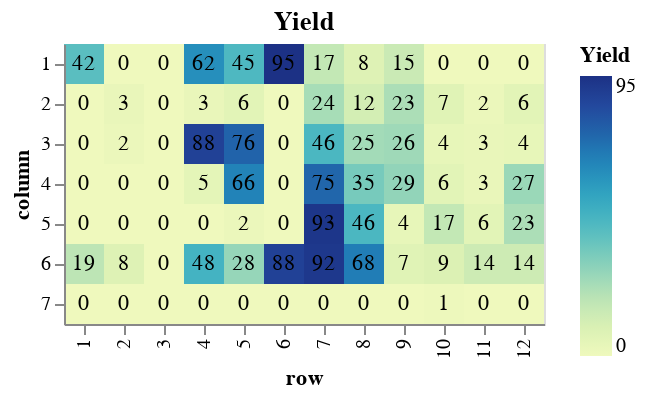

The cell this chart's notebook holds for it:
### Code cell
results_rounded = results_df
results_rounded['yield'] = results_rounded['yield'] * 100
results_rounded = results_rounded.round({'yield': 0})
#display(results_rounded['yield'])

heatmap = alt.Chart(results_rounded, title = 'Yield').mark_rect().encode(
            x=alt.X('row', sort=row_order),
            y=alt.Y('column'),
            color=alt.Color('yield', title="Yield")
            )
text = alt.Chart(results_rounded, title = 'Yield').mark_text().encode(
            x=alt.X('row', sort=row_order),
            y=alt.Y('column'),
            text='yield'
            )

display(heatmap + text)

### Figure 1 — Vega-Lite specification as saved in the notebook (floating-point values rounded to 4 significant figures)
{"config": {"view": {"continuousWidth": 400, "continuousHeight": 300}}, "layer": [{"mark": "rect", "encoding": {"color": {"type": "quantitative", "field": "yield", "title": "Yield"}, "x": {"type": "nominal", "field": "row", "sort": ["1", "2", "3", "4", "5", "6", "7", "8", "9", "10", "11", "12"]}, "y": {"type": "nominal", "field": "column"}}, "title": "Yield"}, {"mark": "text", "encoding": {"text": {"type": "quantitative", "field": "yield"}, "x": {"type": "nominal", "field": "row", "sort": ["1", "2", "3", "4", "5", "6", "7", "8", "9", "10", "11", "12"]}, "y": {"type": "nominal", "field": "column"}}, "title": "Yield"}], "data": {"name": "data-ec8a12312751a5a04079d29348fa1818"}, "$schema": "https://vega.github.io/schema/vega-lite/v4.8.1.json", "datasets": {"data-ec8a12312751a5a04079d29348fa1818": [{"2-chlorotoluene": 0.03766, "o-tolunitrile": 0.02502, "tetralin": 73390.0, "column": "1", "row": "1", "path": "/Users/haascp/Documents/GitHub/mocca/notebooks/cyanation_data/09072021_sample_4.txt", "conversion": 0.3724, "yield": 42.0}, {"2-chlorotoluene": 0.05601, "o-tolunitrile": 0.0, "tetralin": 69740.0, "column": "1", "row": "2", "path": "/Users/haascp/Documents/GitHub/mocca/notebooks/cyanation_data/09072021_sample_5.txt", "conversion": 0.06644, "yield": 0.0}, {"2-chlorotoluene": 0.05874, "o-tolunitrile": 0.0, "tetralin": 66980.0, "column": "1", "row": "3", "path": "/Users/haascp/Documents/GitHub/mocca/notebooks/cyanation_data/09072021_sample_6.txt", "conversion": 0.02103, "yield": 0.0}, {"2-chlorotoluene": 0.0, "o-tolunitrile": 0.03728, "tetralin": 73010.0, "column": "1", "row": "4", "path": "/Users/haascp/Documents/GitHub/mocca/notebooks/cyanation_data/09072021_sample_7.txt", "conversion": 1.0, "yield": 62.0}, {"2-chlorotoluene": 0.0, "o-tolunitrile": 0.02676, "tetralin": 67000.0, "column": "1", "row": "5", "path": "/Users/haascp/Documents/GitHub/mocca/notebooks/cyanation_data/09072021_sample_8.txt", "conversion": 1.0, "yield": 45.0}, {"2-chlorotoluene": 0.0, "o-tolunitrile": 0.05724, "tetralin": 61570.0, "column": "1", "row": "6", "path": "/Users/haascp/Documents/GitHub/mocca/notebooks/cyanation_data/09072021_sample_9.txt", "conversion": 1.0, "yield": 95.0}, {"2-chlorotoluene": 0.04434, "o-tolunitrile": 0.01028, "tetralin": 93840.0, "column": "1", "row": "7", "path": "/Users/haascp/Documents/GitHub/mocca/notebooks/cyanation_data/09072021_sample_10.txt", "conversion": 0.261, "yield": 17.0}, {"2-chlorotoluene": 0.0515, "o-tolunitrile": 0.004927, "tetralin": 59450.0, "column": "1", "row": "8", "path": "/Users/haascp/Documents/GitHub/mocca/notebooks/cyanation_data/09072021_sample_11.txt", "conversion": 0.1416, "yield": 8.0}, {"2-chlorotoluene": 0.0427, "o-tolunitrile": 0.008988, "tetralin": 65890.0, "column": "1", "row": "9", "path": "/Users/haascp/Documents/GitHub/mocca/notebooks/cyanation_data/09072021_sample_12.txt", "conversion": 0.2883, "yield": 15.0}, {"2-chlorotoluene": 0.05146, "o-tolunitrile": 0.0, "tetralin": 64580.0, "column": "1", "row": "10", "path": "/Users/haascp/Documents/GitHub/mocca/notebooks/cyanation_data/09072021_sample_13.txt", "conversion": 0.1423, "yield": 0.0}, {"2-chlorotoluene": 0.04952, "o-tolunitrile": 0.0, "tetralin": 62810.0, "column": "1", "row": "11", "path": "/Users/haascp/Documents/GitHub/mocca/notebooks/cyanation_data/09072021_sample_14.txt", "conversion": 0.1747, "yield": 0.0}, {"2-chlorotoluene": 0.05189, "o-tolunitrile": 0.0, "tetralin": 60820.0, "column": "1", "row": "12", "path": "/Users/haascp/Documents/GitHub/mocca/notebooks/cyanation_data/09072021_sample_15.txt", "conversion": 0.1352, "yield": 0.0}, {"2-chlorotoluene": 0.04535, "o-tolunitrile": 0.0, "tetralin": 70170.0, "column": "2", "row": "1", "path": "/Users/haascp/Documents/GitHub/mocca/notebooks/cyanation_data/09072021_sample_16.txt", "conversion": 0.2442, "yield": 0.0}, {"2-chlorotoluene": 0.05763, "o-tolunitrile": 0.001682, "tetralin": 63550.0, "column": "2", "row": "2", "path": "/Users/haascp/Documents/GitHub/mocca/notebooks/cyanation_data/09072021_sample_17.txt", "conversion": 0.03957, "yield": 3.0}, {"2-chlorotoluene": 0.0443, "o-tolunitrile": 0.0, "tetralin": 67890.0, "column": "2", "row": "3", "path": "/Users/haascp/Documents/GitHub/mocca/notebooks/cyanation_data/09072021_sample_18.txt", "conversion": 0.2617, "yield": 0.0}, {"2-chlorotoluene": 0.04055, "o-tolunitrile": 0.001638, "tetralin": 69070.0, "column": "2", "row": "4", "path": "/Users/haascp/Documents/GitHub/mocca/notebooks/cyanation_data/09072021_sample_19.txt", "conversion": 0.3242, "yield": 3.0}, {"2-chlorotoluene": 0.05905, "o-tolunitrile": 0.003415, "tetralin": 61370.0, "column": "2", "row": "5", "path": "/Users/haascp/Documents/GitHub/mocca/notebooks/cyanation_data/09072021_sample_20.txt", "conversion": 0.0158, "yield": 6.0}, {"2-chlorotoluene": 0.04849, "o-tolunitrile": 0.0, "tetralin": 62540.0, "column": "2", "row": "6", "path": "/Users/haascp/Documents/GitHub/mocca/notebooks/cyanation_data/09072021_sample_21.txt", "conversion": 0.1919, "yield": 0.0}, {"2-chlorotoluene": 0.05118, "o-tolunitrile": 0.01414, "tetralin": 65570.0, "column": "2", "row": "7", "path": "/Users/haascp/Documents/GitHub/mocca/notebooks/cyanation_data/09072021_sample_22.txt", "conversion": 0.1471, "yield": 24.0}, {"2-chlorotoluene": 0.05166, "o-tolunitrile": 0.007126, "tetralin": 60180.0, "column": "2", "row": "8", "path": "/Users/haascp/Documents/GitHub/mocca/notebooks/cyanation_data/09072021_sample_23.txt", "conversion": 0.1389, "yield": 12.0}, {"2-chlorotoluene": 0.04767, "o-tolunitrile": 0.01358, "tetralin": 60840.0, "column": "2", "row": "9", "path": "/Users/haascp/Documents/GitHub/mocca/notebooks/cyanation_data/09072021_sample_24.txt", "conversion": 0.2056, "yield": 23.0}, {"2-chlorotoluene": 0.04807, "o-tolunitrile": 0.00393, "tetralin": 64420.0, "column": "2", "row": "10", "path": "/Users/haascp/Documents/GitHub/mocca/notebooks/cyanation_data/09072021_sample_25.txt", "conversion": 0.1989, "yield": 7.0}, {"2-chlorotoluene": 0.04294, "o-tolunitrile": 0.001399, "tetralin": 58280.0, "column": "2", "row": "11", "path": "/Users/haascp/Documents/GitHub/mocca/notebooks/cyanation_data/09072021_sample_26.txt", "conversion": 0.2843, "yield": 2.0}, {"2-chlorotoluene": 0.05026, "o-tolunitrile": 0.003838, "tetralin": 94280.0, "column": "2", "row": "12", "path": "/Users/haascp/Documents/GitHub/mocca/notebooks/cyanation_data/09072021_sample_27.txt", "conversion": 0.1623, "yield": 6.0}, {"2-chlorotoluene": 0.05763, "o-tolunitrile": 0.0, "tetralin": 67630.0, "column": "3", "row": "1", "path": "/Users/haascp/Documents/GitHub/mocca/notebooks/cyanation_data/09072021_sample_28.txt", "conversion": 0.03958, "yield": 0.0}, {"2-chlorotoluene": 0.04539, "o-tolunitrile": 0.001151, "tetralin": 62570.0, "column": "3", "row": "2", "path": "/Users/haascp/Documents/GitHub/mocca/notebooks/cyanation_data/09072021_sample_29.txt", "conversion": 0.2435, "yield": 2.0}, {"2-chlorotoluene": 0.06282, "o-tolunitrile": 0.0, "tetralin": 63680.0, "column": "3", "row": "3", "path": "/Users/haascp/Documents/GitHub/mocca/notebooks/cyanation_data/09072021_sample_30.txt", "conversion": -0.04692, "yield": 0.0}, {"2-chlorotoluene": 0.0, "o-tolunitrile": 0.05284, "tetralin": 66000.0, "column": "3", "row": "4", "path": "/Users/haascp/Documents/GitHub/mocca/notebooks/cyanation_data/09072021_sample_31.txt", "conversion": 1.0, "yield": 88.0}, {"2-chlorotoluene": 0.0, "o-tolunitrile": 0.04576, "tetralin": 60520.0, "column": "3", "row": "5", "path": "/Users/haascp/Documents/GitHub/mocca/notebooks/cyanation_data/09072021_sample_32.txt", "conversion": 1.0, "yield": 76.0}, {"2-chlorotoluene": 0.05273, "o-tolunitrile": 0.0, "tetralin": 60390.0, "column": "3", "row": "6", "path": "/Users/haascp/Documents/GitHub/mocca/notebooks/cyanation_data/09072021_sample_33.txt", "conversion": 0.1212, "yield": 0.0}, {"2-chlorotoluene": 0.03783, "o-tolunitrile": 0.02773, "tetralin": 62610.0, "column": "3", "row": "7", "path": "/Users/haascp/Documents/GitHub/mocca/notebooks/cyanation_data/09072021_sample_34.txt", "conversion": 0.3695, "yield": 46.0}, {"2-chlorotoluene": 0.04112, "o-tolunitrile": 0.0149, "tetralin": 58550.0, "column": "3", "row": "8", "path": "/Users/haascp/Documents/GitHub/mocca/notebooks/cyanation_data/09072021_sample_35.txt", "conversion": 0.3147, "yield": 25.0}, {"2-chlorotoluene": 0.04036, "o-tolunitrile": 0.0158, "tetralin": 70330.0, "column": "3", "row": "9", "path": "/Users/haascp/Documents/GitHub/mocca/notebooks/cyanation_data/09072021_sample_36.txt", "conversion": 0.3273, "yield": 26.0}, {"2-chlorotoluene": 0.04718, "o-tolunitrile": 0.002647, "tetralin": 61780.0, "column": "3", "row": "10", "path": "/Users/haascp/Documents/GitHub/mocca/notebooks/cyanation_data/09072021_sample_37.txt", "conversion": 0.2136, "yield": 4.0}, {"2-chlorotoluene": 0.04392, "o-tolunitrile": 0.001504, "tetralin": 66810.0, "column": "3", "row": "11", "path": "/Users/haascp/Documents/GitHub/mocca/notebooks/cyanation_data/09072021_sample_38.txt", "conversion": 0.2679, "yield": 3.0}, {"2-chlorotoluene": 0.04637, "o-tolunitrile": 0.002506, "tetralin": 129900.0, "column": "3", "row": "12", "path": "/Users/haascp/Documents/GitHub/mocca/notebooks/cyanation_data/09072021_sample_39.txt", "conversion": 0.2271, "yield": 4.0}, {"2-chlorotoluene": 0.1035, "o-tolunitrile": 0.0, "tetralin": 37560.0, "column": "4", "row": "1", "path": "/Users/haascp/Documents/GitHub/mocca/notebooks/cyanation_data/09072021_sample_40.txt", "conversion": -0.7256, "yield": 0.0}, {"2-chlorotoluene": 0.08298, "o-tolunitrile": 0.0, "tetralin": 39160.0, "column": "4", "row": "2", "path": "/Users/haascp/Documents/GitHub/mocca/notebooks/cyanation_data/09072021_sample_41.txt", "conversion": -0.383, "yield": 0.0}, {"2-chlorotoluene": 0.08144, "o-tolunitrile": 0.0, "tetralin": 44920.0, "column": "4", "row": "3", "path": "/Users/haascp/Documents/GitHub/mocca/notebooks/cyanation_data/09072021_sample_42.txt", "conversion": -0.3573, "yield": 0.0}, {"2-chlorotoluene": 0.09364, "o-tolunitrile": 0.003052, "tetralin": 41940.0, "column": "4", "row": "4", "path": "/Users/haascp/Documents/GitHub/mocca/notebooks/cyanation_data/09072021_sample_43.txt", "conversion": -0.5606, "yield": 5.0}, {"2-chlorotoluene": 0.05132, "o-tolunitrile": 0.03956, "tetralin": 39920.0, "column": "4", "row": "5", "path": "/Users/haascp/Documents/GitHub/mocca/notebooks/cyanation_data/09072021_sample_44.txt", "conversion": 0.1446, "yield": 66.0}, {"2-chlorotoluene": 0.1096, "o-tolunitrile": 0.0, "tetralin": 33570.0, "column": "4", "row": "6", "path": "/Users/haascp/Documents/GitHub/mocca/notebooks/cyanation_data/09072021_sample_45.txt", "conversion": -0.8273, "yield": 0.0}, {"2-chlorotoluene": 0.01231, "o-tolunitrile": 0.04516, "tetralin": 69250.0, "column": "4", "row": "7", "path": "/Users/haascp/Documents/GitHub/mocca/notebooks/cyanation_data/09072021_sample_46.txt", "conversion": 0.7949, "yield": 75.0}, {"2-chlorotoluene": 0.03186, "o-tolunitrile": 0.02118, "tetralin": 64850.0, "column": "4", "row": "8", "path": "/Users/haascp/Documents/GitHub/mocca/notebooks/cyanation_data/09072021_sample_47.txt", "conversion": 0.4691, "yield": 35.0}, {"2-chlorotoluene": 0.07533, "o-tolunitrile": 0.01726, "tetralin": 62120.0, "column": "4", "row": "9", "path": "/Users/haascp/Documents/GitHub/mocca/notebooks/cyanation_data/09072021_sample_48.txt", "conversion": -0.2556, "yield": 29.0}, {"2-chlorotoluene": 0.05008, "o-tolunitrile": 0.003514, "tetralin": 63050.0, "column": "4", "row": "10", "path": "/Users/haascp/Documents/GitHub/mocca/notebooks/cyanation_data/09072021_sample_49.txt", "conversion": 0.1654, "yield": 6.0}, {"2-chlorotoluene": 0.04487, "o-tolunitrile": 0.00157, "tetralin": 89280.0, "column": "4", "row": "11", "path": "/Users/haascp/Documents/GitHub/mocca/notebooks/cyanation_data/09072021_sample_50.txt", "conversion": 0.2521, "yield": 3.0}, {"2-chlorotoluene": 0.0, "o-tolunitrile": 0.01622, "tetralin": 68370.0, "column": "4", "row": "12", "path": "/Users/haascp/Documents/GitHub/mocca/notebooks/cyanation_data/09072021_sample_51.txt", "conversion": 1.0, "yield": 27.0}, {"2-chlorotoluene": 0.06796, "o-tolunitrile": 0.0, "tetralin": 63340.0, "column": "5", "row": "1", "path": "/Users/haascp/Documents/GitHub/mocca/notebooks/cyanation_data/09072021_sample_52.txt", "conversion": -0.1326, "yield": 0.0}, {"2-chlorotoluene": 0.07166, "o-tolunitrile": 0.0, "tetralin": 60780.0, "column": "5", "row": "2", "path": "/Users/haascp/Documents/GitHub/mocca/notebooks/cyanation_data/09072021_sample_53.txt", "conversion": -0.1943, "yield": 0.0}, {"2-chlorotoluene": 0.06044, "o-tolunitrile": 0.0, "tetralin": 59210.0, "column": "5", "row": "3", "path": "/Users/haascp/Documents/GitHub/mocca/notebooks/cyanation_data/09072021_sample_54.txt", "conversion": -0.007274, "yield": 0.0}, {"2-chlorotoluene": 0.06034, "o-tolunitrile": 0.0, "tetralin": 67170.0, "column": "5", "row": "4", "path": "/Users/haascp/Documents/GitHub/mocca/notebooks/cyanation_data/09072021_sample_55.txt", "conversion": -0.005736, "yield": 0.0}, {"2-chlorotoluene": 0.05446, "o-tolunitrile": 0.001151, "tetralin": 62010.0, "column": "5", "row": "5", "path": "/Users/haascp/Documents/GitHub/mocca/notebooks/cyanation_data/09072021_sample_56.txt", "conversion": 0.09234, "yield": 2.0}, {"2-chlorotoluene": 0.06093, "o-tolunitrile": 0.0, "tetralin": 63110.0, "column": "5", "row": "6", "path": "/Users/haascp/Documents/GitHub/mocca/notebooks/cyanation_data/09072021_sample_57.txt", "conversion": -0.01553, "yield": 0.0}, {"2-chlorotoluene": 0.006737, "o-tolunitrile": 0.05608, "tetralin": 67100.0, "column": "5", "row": "7", "path": "/Users/haascp/Documents/GitHub/mocca/notebooks/cyanation_data/09072021_sample_58.txt", "conversion": 0.8877, "yield": 93.0}, {"2-chlorotoluene": 0.03328, "o-tolunitrile": 0.02732, "tetralin": 57230.0, "column": "5", "row": "8", "path": "/Users/haascp/Documents/GitHub/mocca/notebooks/cyanation_data/09072021_sample_59.txt", "conversion": 0.4454, "yield": 46.0}, {"2-chlorotoluene": 0.0587, "o-tolunitrile": 0.002533, "tetralin": 71670.0, "column": "5", "row": "9", "path": "/Users/haascp/Documents/GitHub/mocca/notebooks/cyanation_data/09072021_sample_60.txt", "conversion": 0.02159, "yield": 4.0}, {"2-chlorotoluene": 0.04427, "o-tolunitrile": 0.01042, "tetralin": 62760.0, "column": "5", "row": "10", "path": "/Users/haascp/Documents/GitHub/mocca/notebooks/cyanation_data/09072021_sample_61.txt", "conversion": 0.2622, "yield": 17.0}, {"2-chlorotoluene": 0.04157, "o-tolunitrile": 0.003768, "tetralin": 142900.0, "column": "5", "row": "11", "path": "/Users/haascp/Documents/GitHub/mocca/notebooks/cyanation_data/09072021_sample_62.txt", "conversion": 0.3071, "yield": 6.0}, {"2-chlorotoluene": 0.05768, "o-tolunitrile": 0.01397, "tetralin": 99680.0, "column": "5", "row": "12", "path": "/Users/haascp/Documents/GitHub/mocca/notebooks/cyanation_data/09072021_sample_63.txt", "conversion": 0.03865, "yield": 23.0}, {"2-chlorotoluene": 0.05058, "o-tolunitrile": 0.01137, "tetralin": 60180.0, "column": "6", "row": "1", "path": "/Users/haascp/Documents/GitHub/mocca/notebooks/cyanation_data/09072021_sample_64.txt", "conversion": 0.157, "yield": 19.0}, {"2-chlorotoluene": 0.05496, "o-tolunitrile": 0.004609, "tetralin": 59000.0, "column": "6", "row": "2", "path": "/Users/haascp/Documents/GitHub/mocca/notebooks/cyanation_data/09072021_sample_65.txt", "conversion": 0.08392, "yield": 8.0}, {"2-chlorotoluene": 0.05704, "o-tolunitrile": 0.0, "tetralin": 74780.0, "column": "6", "row": "3", "path": "/Users/haascp/Documents/GitHub/mocca/notebooks/cyanation_data/09072021_sample_66.txt", "conversion": 0.04934, "yield": 0.0}, {"2-chlorotoluene": 0.03144, "o-tolunitrile": 0.02877, "tetralin": 61370.0, "column": "6", "row": "4", "path": "/Users/haascp/Documents/GitHub/mocca/notebooks/cyanation_data/09072021_sample_67.txt", "conversion": 0.476, "yield": 48.0}, {"2-chlorotoluene": 0.03985, "o-tolunitrile": 0.01707, "tetralin": 58530.0, "column": "6", "row": "5", "path": "/Users/haascp/Documents/GitHub/mocca/notebooks/cyanation_data/09072021_sample_68.txt", "conversion": 0.3359, "yield": 28.0}, {"2-chlorotoluene": 0.0, "o-tolunitrile": 0.05264, "tetralin": 59380.0, "column": "6", "row": "6", "path": "/Users/haascp/Documents/GitHub/mocca/notebooks/cyanation_data/09072021_sample_69.txt", "conversion": 1.0, "yield": 88.0}, {"2-chlorotoluene": 0.007878, "o-tolunitrile": 0.05535, "tetralin": 76380.0, "column": "6", "row": "7", "path": "/Users/haascp/Documents/GitHub/mocca/notebooks/cyanation_data/09072021_sample_70.txt", "conversion": 0.8687, "yield": 92.0}, {"2-chlorotoluene": 0.01802, "o-tolunitrile": 0.04082, "tetralin": 110300.0, "column": "6", "row": "8", "path": "/Users/haascp/Documents/GitHub/mocca/notebooks/cyanation_data/09072021_sample_71.txt", "conversion": 0.6996, "yield": 68.0}, {"2-chlorotoluene": 0.05682, "o-tolunitrile": 0.004152, "tetralin": 72280.0, "column": "6", "row": "9", "path": "/Users/haascp/Documents/GitHub/mocca/notebooks/cyanation_data/09072021_sample_72.txt", "conversion": 0.05296, "yield": 7.0}, {"2-chlorotoluene": 0.04517, "o-tolunitrile": 0.005415, "tetralin": 95190.0, "column": "6", "row": "10", "path": "/Users/haascp/Documents/GitHub/mocca/notebooks/cyanation_data/09072021_sample_73.txt", "conversion": 0.2472, "yield": 9.0}, {"2-chlorotoluene": 0.04332, "o-tolunitrile": 0.008188, "tetralin": 157600.0, "column": "6", "row": "11", "path": "/Users/haascp/Documents/GitHub/mocca/notebooks/cyanation_data/09072021_sample_74.txt", "conversion": 0.2781, "yield": 14.0}, {"2-chlorotoluene": 0.04388, "o-tolunitrile": 0.008697, "tetralin": 61230.0, "column": "6", "row": "12", "path": "/Users/haascp/Documents/GitHub/mocca/notebooks/cyanation_data/09072021_sample_75.txt", "conversion": 0.2686, "yield": 14.0}, {"2-chlorotoluene": 0.07068, "o-tolunitrile": 0.0, "tetralin": 62590.0, "column": "7", "row": "1", "path": "/Users/haascp/Documents/GitHub/mocca/notebooks/cyanation_data/09072021_sample_76.txt", "conversion": -0.178, "yield": 0.0}, {"2-chlorotoluene": 0.05834, "o-tolunitrile": 0.0, "tetralin": 86600.0, "column": "7", "row": "2", "path": "/Users/haascp/Documents/GitHub/mocca/notebooks/cyanation_data/09072021_sample_77.txt", "conversion": 0.02766, "yield": 0.0}, {"2-chlorotoluene": 0.06011, "o-tolunitrile": 0.0, "tetralin": 75570.0, "column": "7", "row": "3", "path": "/Users/haascp/Documents/GitHub/mocca/notebooks/cyanation_data/09072021_sample_78.txt", "conversion": -0.001873, "yield": 0.0}, {"2-chlorotoluene": 0.0607, "o-tolunitrile": 0.0, "tetralin": 61060.0, "column": "7", "row": "4", "path": "/Users/haascp/Documents/GitHub/mocca/notebooks/cyanation_data/09072021_sample_79.txt", "conversion": -0.01168, "yield": 0.0}, {"2-chlorotoluene": 0.06155, "o-tolunitrile": 0.0, "tetralin": 56550.0, "column": "7", "row": "5", "path": "/Users/haascp/Documents/GitHub/mocca/notebooks/cyanation_data/09072021_sample_80.txt", "conversion": -0.02586, "yield": 0.0}, {"2-chlorotoluene": 0.07326, "o-tolunitrile": 0.0, "tetralin": 63530.0, "column": "7", "row": "6", "path": "/Users/haascp/Documents/GitHub/mocca/notebooks/cyanation_data/09072021_sample_81.txt", "conversion": -0.221, "yield": 0.0}, {"2-chlorotoluene": 0.05044, "o-tolunitrile": 0.0, "tetralin": 138600.0, "column": "7", "row": "7", "path": "/Users/haascp/Documents/GitHub/mocca/notebooks/cyanation_data/09072021_sample_82.txt", "conversion": 0.1594, "yield": 0.0}, {"2-chlorotoluene": 0.06368, "o-tolunitrile": 0.0, "tetralin": 68610.0, "column": "7", "row": "8", "path": "/Users/haascp/Documents/GitHub/mocca/notebooks/cyanation_data/09072021_sample_83.txt", "conversion": -0.06127, "yield": 0.0}, {"2-chlorotoluene": 0.06555, "o-tolunitrile": 0.0, "tetralin": 74660.0, "column": "7", "row": "9", "path": "/Users/haascp/Documents/GitHub/mocca/notebooks/cyanation_data/09072021_sample_84.txt", "conversion": -0.09256, "yield": 0.0}, {"2-chlorotoluene": 0.04409, "o-tolunitrile": 0.0004742, "tetralin": 163400.0, "column": "7", "row": "10", "path": "/Users/haascp/Documents/GitHub/mocca/notebooks/cyanation_data/09072021_sample_85.txt", "conversion": 0.2651, "yield": 1.0}, {"2-chlorotoluene": 0.05598, "o-tolunitrile": 0.0, "tetralin": 65320.0, "column": "7", "row": "11", "path": "/Users/haascp/Documents/GitHub/mocca/notebooks/cyanation_data/09072021_sample_86.txt", "conversion": 0.06706, "yield": 0.0}, {"2-chlorotoluene": 0.02303, "o-tolunitrile": 0.0, "tetralin": 77480.0, "column": "7", "row": "12", "path": "/Users/haascp/Documents/GitHub/mocca/notebooks/cyanation_data/09072021_sample_87.txt", "conversion": 0.6161, "yield": 0.0}]}}
